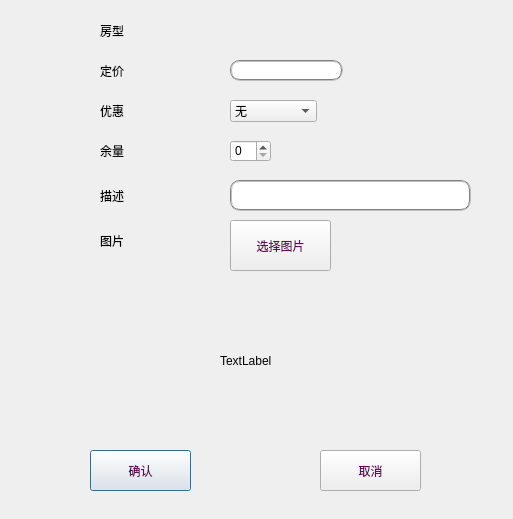
<?xml version="1.0" encoding="UTF-8"?>
<ui version="4.0">
 <class>changeroom</class>
 <widget class="QDialog" name="changeroom">
  <property name="geometry">
   <rect>
    <x>0</x>
    <y>0</y>
    <width>513</width>
    <height>519</height>
   </rect>
  </property>
  <property name="windowTitle">
   <string>修改客房信息</string>
  </property>
  <widget class="QLabel" name="label">
   <property name="geometry">
    <rect>
     <x>100</x>
     <y>20</y>
     <width>71</width>
     <height>21</height>
    </rect>
   </property>
   <property name="styleSheet">
    <string notr="true">font: 11pt &quot;方正清刻本悦宋简体&quot;;</string>
   </property>
   <property name="text">
    <string>房型</string>
   </property>
  </widget>
  <widget class="QLabel" name="label_2">
   <property name="geometry">
    <rect>
     <x>100</x>
     <y>60</y>
     <width>71</width>
     <height>21</height>
    </rect>
   </property>
   <property name="styleSheet">
    <string notr="true">font: 11pt &quot;方正清刻本悦宋简体&quot;;</string>
   </property>
   <property name="text">
    <string>定价</string>
   </property>
  </widget>
  <widget class="QLabel" name="label_3">
   <property name="geometry">
    <rect>
     <x>100</x>
     <y>100</y>
     <width>71</width>
     <height>21</height>
    </rect>
   </property>
   <property name="styleSheet">
    <string notr="true">font: 11pt &quot;方正清刻本悦宋简体&quot;;</string>
   </property>
   <property name="text">
    <string>优惠</string>
   </property>
  </widget>
  <widget class="QLabel" name="label_4">
   <property name="geometry">
    <rect>
     <x>100</x>
     <y>140</y>
     <width>71</width>
     <height>21</height>
    </rect>
   </property>
   <property name="styleSheet">
    <string notr="true">font: 11pt &quot;方正清刻本悦宋简体&quot;;</string>
   </property>
   <property name="text">
    <string>余量</string>
   </property>
  </widget>
  <widget class="QLabel" name="label_5">
   <property name="geometry">
    <rect>
     <x>100</x>
     <y>230</y>
     <width>71</width>
     <height>21</height>
    </rect>
   </property>
   <property name="styleSheet">
    <string notr="true">font: 11pt &quot;方正清刻本悦宋简体&quot;;</string>
   </property>
   <property name="text">
    <string>图片</string>
   </property>
  </widget>
  <widget class="QPushButton" name="confirm">
   <property name="geometry">
    <rect>
     <x>90</x>
     <y>450</y>
     <width>101</width>
     <height>41</height>
    </rect>
   </property>
   <property name="styleSheet">
    <string notr="true">QPushButton
{
border-image: url(:/Image/kuang8.png);
font: 100 11pt &quot;方正清刻本悦宋简体&quot;;
color:rgb(96, 14, 89)
}
QPushButton:hover
{
border-image: url(:/Image/kuang9.png);
font: 100 11pt &quot;方正清刻本悦宋简体&quot;;
color:rgb(148, 17, 137)
}
QPushButton:pressed
{
border-image: url(:/Image/kuang10.png);
font: 100 11pt &quot;方正清刻本悦宋简体&quot;;
color:rgb(86, 11, 80)
}</string>
   </property>
   <property name="text">
    <string>确认</string>
   </property>
  </widget>
  <widget class="QPushButton" name="cancel">
   <property name="geometry">
    <rect>
     <x>320</x>
     <y>450</y>
     <width>101</width>
     <height>41</height>
    </rect>
   </property>
   <property name="styleSheet">
    <string notr="true">QPushButton
{
border-image: url(:/Image/kuang8.png);
font: 100 11pt &quot;方正清刻本悦宋简体&quot;;
color:rgb(96, 14, 89)
}
QPushButton:hover
{
border-image: url(:/Image/kuang9.png);
font: 100 11pt &quot;方正清刻本悦宋简体&quot;;
color:rgb(148, 17, 137)
}
QPushButton:pressed
{
border-image: url(:/Image/kuang10.png);
font: 100 11pt &quot;方正清刻本悦宋简体&quot;;
color:rgb(86, 11, 80)
}</string>
   </property>
   <property name="text">
    <string>取消</string>
   </property>
  </widget>
  <widget class="QLineEdit" name="price">
   <property name="geometry">
    <rect>
     <x>230</x>
     <y>60</y>
     <width>113</width>
     <height>21</height>
    </rect>
   </property>
   <property name="styleSheet">
    <string notr="true">border:2px groove gray;border-radius:10px;padding:2px 4px</string>
   </property>
  </widget>
  <widget class="QComboBox" name="discount">
   <property name="geometry">
    <rect>
     <x>230</x>
     <y>100</y>
     <width>87</width>
     <height>22</height>
    </rect>
   </property>
   <item>
    <property name="text">
     <string>无</string>
    </property>
   </item>
   <item>
    <property name="text">
     <string>9折</string>
    </property>
   </item>
   <item>
    <property name="text">
     <string>8折</string>
    </property>
   </item>
   <item>
    <property name="text">
     <string>7折</string>
    </property>
   </item>
   <item>
    <property name="text">
     <string>6折</string>
    </property>
   </item>
   <item>
    <property name="text">
     <string>5折</string>
    </property>
   </item>
  </widget>
  <widget class="QSpinBox" name="lastnum">
   <property name="geometry">
    <rect>
     <x>230</x>
     <y>140</y>
     <width>41</width>
     <height>22</height>
    </rect>
   </property>
   <property name="styleSheet">
    <string notr="true">QTimeEdit::up-button,QDoubleSpinBox::up-button,QSpinBox::up-button {subcontrol-origin:border;
    subcontrol-position:right;
    image: url(:/Image/right.png);
    width: 12px;
    height: 20px;       
}
QTimeEdit::down-button,QDoubleSpinBox::down-button,QSpinBox::down-button {subcontrol-origin:border;
    subcontrol-position:left;
    image: url(:/Image/left.png);
    width: 12px;
    height: 20px;
}
QTimeEdit::up-button:pressed,QDoubleSpinBox::up-button:pressed,QSpinBox::up-button:pressed{subcontrol-origin:border;
    subcontrol-position:right;
    image: url(:/Image/right1.png);
    width: 12px;
    height: 20px;       
}
  
QTimeEdit::down-button:pressed,QDoubleSpinBox::down-button:pressed,QSpinBox::down-button:pressed,QSpinBox::down-button:pressed{
    subcontrol-position:left;
    image: url(:/Image/left1.png);
    width: 12px;
    height: 20px;
}</string>
   </property>
  </widget>
  <widget class="QLabel" name="roomtype">
   <property name="geometry">
    <rect>
     <x>230</x>
     <y>20</y>
     <width>101</width>
     <height>21</height>
    </rect>
   </property>
   <property name="styleSheet">
    <string notr="true">font: 11pt &quot;方正清刻本悦宋简体&quot;;</string>
   </property>
   <property name="text">
    <string/>
   </property>
  </widget>
  <widget class="QLabel" name="picture">
   <property name="geometry">
    <rect>
     <x>220</x>
     <y>290</y>
     <width>221</width>
     <height>141</height>
    </rect>
   </property>
   <property name="text">
    <string>TextLabel</string>
   </property>
   <property name="scaledContents">
    <bool>true</bool>
   </property>
  </widget>
  <widget class="QPushButton" name="pushButton">
   <property name="geometry">
    <rect>
     <x>230</x>
     <y>220</y>
     <width>101</width>
     <height>51</height>
    </rect>
   </property>
   <property name="styleSheet">
    <string notr="true">QPushButton
{
border-image: url(:/Image/kuang13.png);
font: 100 11pt &quot;方正清刻本悦宋简体&quot;;
color:rgb(96, 14, 89)
}
QPushButton:hover
{
border-image: url(:/Image/kuang15.png);
font: 100 11pt &quot;方正清刻本悦宋简体&quot;;
color:rgb(148, 17, 137)
}
QPushButton:pressed
{
border-image: url(:/Image/kuang16.png);
font: 100 11pt &quot;方正清刻本悦宋简体&quot;;
color:rgb(86, 11, 80)
}</string>
   </property>
   <property name="text">
    <string>选择图片</string>
   </property>
  </widget>
  <widget class="QLabel" name="label_6">
   <property name="geometry">
    <rect>
     <x>100</x>
     <y>180</y>
     <width>51</width>
     <height>31</height>
    </rect>
   </property>
   <property name="styleSheet">
    <string notr="true">font: 11pt &quot;方正清刻本悦宋简体&quot;;</string>
   </property>
   <property name="text">
    <string>描述</string>
   </property>
  </widget>
  <widget class="QLineEdit" name="description">
   <property name="geometry">
    <rect>
     <x>230</x>
     <y>180</y>
     <width>241</width>
     <height>31</height>
    </rect>
   </property>
   <property name="styleSheet">
    <string notr="true">border:2px groove gray;border-radius:10px;padding:2px 4px</string>
   </property>
  </widget>
 </widget>
 <resources/>
 <connections/>
</ui>
